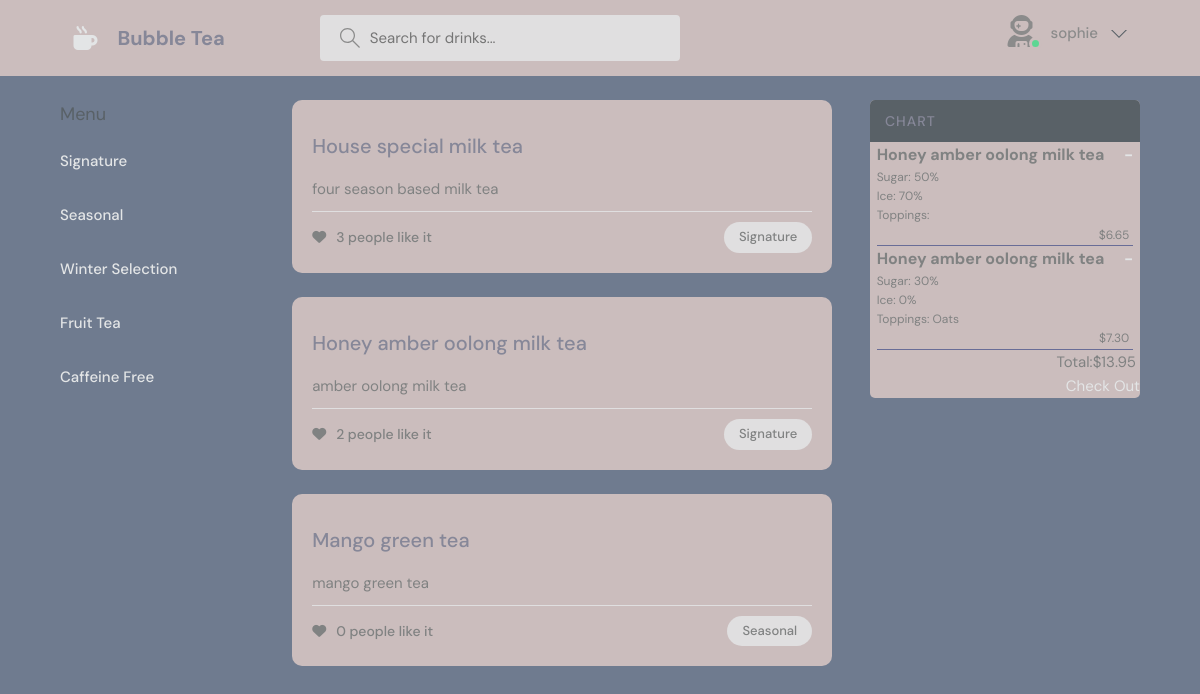
The app's page / (signed in) with its own data.
### base/models.py (models this page shows, shortened)
class Section(models.Model):
    name = models.CharField(max_length=300)

class Drink(models.Model):
    name = models.CharField(max_length=200)
    section = models.ForeignKey(Section,on_delete=models.SET_NULL,null = True)
    description = models.TextField(null=True,blank=True)
    price = models.FloatField(blank=False,null=True)
    like = models.IntegerField(null=True,default=0)

class Chart(models.Model):
    user = models.ForeignKey(User,on_delete=models.CASCADE)
    drink = models.ForeignKey(Drink,on_delete=models.SET_NULL,null = True)######todo得加一个drink
    sugar = models.TextField()
    ice = models.TextField()
    toppings = models.ManyToManyField(Topping,related_name='toppings',blank=True)
    updated = models.DateTimeField(auto_now=True)
    created = models.DateTimeField(auto_now_add=True)
    price = models.FloatField(null=True)
    class Meta:
        ordering = ['-updated','-created']

class Topping(models.Model):
    name = models.CharField(max_length=300)
    price = models.FloatField(blank=False,null=True)

### base/views.py (the view)
# urls.py: path('',views.home,name='home'),
def home(request):
    q = request.GET.get('q') if request.GET.get('q') != None else ''
    drink = Drink.objects.filter(
        Q(section__name__icontains = q) |
        Q(name__icontains = q)
        )
    section = Section.objects.all()
    chart = Chart.objects.all()
    total_price = Chart.objects.all().aggregate(Sum('price'))['price__sum']
    if total_price == None:
        total_price=0
    return render(request,'base/home.html',{'section':section,'drink':drink,'chart':chart,'total_price':total_price})

### base/templates/base/home.html (shortened to what this page needs)
{% extends 'main.html' %}
{% block content %}
<main class="layout layout--3">
    <div class="container">
      {% include 'base/menu.html' %}
      <div class="roomList">
        <div style="overflow: scroll; height: 580px;">
        {% include 'base/item_info.html' %}
      </div>
      </div>
      {% include 'base/chart.html' %}
    </div>
  </main>
{% endblock content %}

### templates/navbar.html (shortened to what this page needs)
{% load static %}
<header class="header header--loggedIn">
    <div class="container">
      <a href="{% url 'home' %}" class="header__logo">
        <i class="fa-solid fa-mug-hot" style="font-size:x-large"></i>
        <h1>Bubble Tea</h1>
      </a>
      <form  action="#" class="header__search">
        <label>
          <input name='q' placeholder="Search for drinks..." />
        </label>
      </form>
      <nav class="header__menu">
        {% if request.user.is_authenticated %}
        <div class="header__user">
          <a href="#">
            <div class="avatar avatar--medium active">
              <i class="fa-solid fa-user-astronaut" style="font-size: xx-large;"></i>
            </div>
            <p>{{request.user.username}} </p>
          </a>
          <button class="dropdown-button">
            <svg version="1.1" xmlns="http://www.w3.org/2000/svg" width="32" height="32" viewBox="0 0 32 32">
              <title>chevron-down</title>
              <path d="M16 21l-13-13h-3l16 16 16-16h-3l-13 13z"></path>
            </svg>
          </button>
        </div>
        {% endif %}
      </nav>
    </div>
  </header>

### base/templates/base/menu.html
<div class="topics">
    <div class="topics__header">
      <a href="{% url 'home' %}" style="color: #596167; font-size: large;" >Menu</a>
    </div>
    <ul class="topics__list">
      {% for s in section %}
      <li>
        <a href="{% url 'home' %}?q={{s.name}}" class="active">{{s.name}}</a>
      </li>
      {% endfor %}
    </ul>
  </div>

### base/templates/base/item_info.html
{% for d in drink %}
<div class="roomListRoom">
    <div>
        <div class="roomListRoom__content">
            <a href="{% url 'topping' d.id %}">{{d.name}}</a>
            <p>{{d.description}}</p>
          </div>
        <div class="roomListRoom__meta">
            <a href="{% url 'like_Drink' d.id %}" class="roomListRoom__joined">
                <i class="fa-solid fa-heart"></i>
              {{d.like}} people like it
            </a>
            <p class="roomListRoom__topic">{{d.section.name}}</p>
          </div>
    </div>
</div>
{% endfor %}

### base/templates/base/chart.html (shortened to what this page needs)
<div class="activities">
    <div class="activities__header">
      <h2>Chart</h2>
    </div>
    <div>
      {% for c in chart %}
        <div class="chart_detail">
          <h3>{{c.drink.name}}</3> <span style="float: right;"><a href="{% url 'delete_Topping' c.id %}">-</a></span>
          <p>Sugar: {{c.sugar}}%</p>
          <p>Ice: {{c.ice}}%</p>
          <p>Toppings:
          {% for t in c.toppings.all %}
          {{t.name}}
          {% endfor %}
          </p>
          <p class ="price_line">${{c.price|floatformat:2}}</p>
          <hr style="height:1.5px;border-width:0;color:#696d97;background-color:#696d97">
        </div>
      {% endfor %}
        <p class ="price_line">Total:${{total_price|floatformat:2}}</p>
        <a href="" style="float: right;">Check Out</a>
    </div>
  </div>

### static/styles/style.css (style rules this page uses)
:root { --color-main: #e3e5e6; --color-main-light: #e1f6fb; --color-dark: #cbbdbd; --color-dark-medium: #e0dfe0; --color-dark-light: #596167; --color-light: #868798; --color-gray: #8b8b8b; --color-light-gray: #808282; --color-bg: #6f7b8f; --color-success: #5dd693; --color-error: #fc4b0b; }
* { font-family: "DM Sans", -apple-system, BlinkMacSystemFont, "Segoe UI", Roboto, Oxygen, Ubuntu, Cantarell, "Open Sans", "Helvetica Neue", sans-serif; margin: 0; padding: 0; box-sizing: border-box; text-rendering: optimizeLegibility; font-size: inherit; }
html { font-size: 56.25%; }
@media only screen and (min-width: 1200px) { html { font-size: 62.5%; } }
body { line-height: 1.6; font-weight: 400; font-size: 1.5rem; color: var(--color-light-gray); background-color: var(--color-bg); min-height: 100vh; }
a { display: inline-block; color: var(--color-main); text-decoration: none; }
.container { max-width: 120rem; width: 90%; margin: auto; }
.avatar { position: relative; display: inline-block; border-radius: 50%; border: 2px; }
.avatar::after { content: ""; display: block; position: absolute; background-color: var(--color-gray); z-index: 111; border-radius: 50%; border: 0.3rem solid var(--color-dark); }
.avatar.active::after { background-color: var(--color-success); }
.avatar.avatar--medium:after { width: 0.7rem; height: 0.7rem; bottom: 0px; right: -6px; }
.header { padding: 1.5rem; background-color: var(--color-dark); }
.header > .container { display: flex; gap: 9.5rem; }
.header__logo, .header__user { display: flex; gap: 2rem; align-items: center; }
.header__logo > h1 { font-weight: 700; font-size: 2rem; color: var(--color-light); }
.header__search > label { background-color: var(--color-dark-medium); padding: 1.3rem 1rem; display: flex; align-items: center; gap: 1rem; border-radius: 4px; }
.header__search svg { fill: var(--color-gray); width: 2rem; height: 2rem; margin-left: 1rem; }
.header__search input { width: 30rem; background: transparent; border: none; outline: none; color: var(--color-light); }
.header__menu { margin-left: auto; position: relative; }
.header__menu a { display: flex; gap: 1.5rem; align-items: center; font-weight: 500; text-decoration: none; color: var(--color-gray); }
.header__menu p { line-height: 1.2; }
.header__menu svg { width: 1.6rem; height: 1.6rem; fill: var(--color-dark-light); }
.dropdown-button { background: transparent; padding-top: 0.5em; margin-left: -0.5em; border: 0; outline: 0; cursor: pointer; }
.layout { margin-top: 2.4rem; }
.layout > .container { display: flex; justify-content: space-between; align-items: flex-start; }
.layout--3 > .container > div:first-child { flex-basis: 18%; max-width: 22.5rem; }
.layout--3 > .container > div:nth-child(2) { flex-basis: 50%; }
.layout--3 > .container > div:last-child { flex-basis: 25%; }
.topics__header { margin-bottom: 2rem; }
.topics__list { list-style: none; }
.topics__list li a { display: flex; justify-content: space-between; margin-bottom: 3rem; font-weight: 500; color: var(--color-light-gray); transition: all 0.3s ease-in-out; }
.topics__list li a.active, .topics__list li a:hover { color: var(--color-main); }
.roomListRoom { margin-bottom: 2.4rem; background-color: var(--color-dark); border-radius: 1rem; padding: 2rem; }
.roomListRoom__content { margin: 1rem 0; }
.roomListRoom__content a { font-size: 2rem; font-weight: 500; margin-bottom: 1.5rem; color: var(--color-light); transition: all 0.3s ease-in-out; }
.roomListRoom__meta { border-top: 1px solid var(--color-dark-medium); padding-top: 1rem; display: flex; align-items: center; justify-content: space-between; }
.roomListRoom__joined { color: var(--color-light-gray); display: flex; align-items: center; gap: 1rem; font-size: 1.4rem; font-weight: 500; }
.roomListRoom__topic { padding: 5px 1.5rem; background-color: var(--color-dark-medium); border-radius: 5rem; font-weight: 500; font-size: 1.3rem; }
.activities { background: var(--color-dark); border-radius: 5px; overflow: hidden; }
.activities__header h2 { background-color: var(--color-dark-light); text-transform: uppercase; font-weight: 500; padding: 1rem 1.5rem; color: var(--color-light); letter-spacing: 1px; font-size: 1.4rem; }

### base/templates/base/chart.html (style rules this page uses)
.chart_detail { padding-left: 5pt; padding-right: 5pt; }
.chart_detail h3 { font-size: 12pt; }
.chart_detail p { font-size: 9pt; font-weight:normal }
.price_line { text-align: right; padding-right: 3pt; }

### records on screen
Section: name "Signature"
Section: name "Seasonal"
Section: name "Winter Selection"
Section: name "Fruit Tea"
Section: name "Caffeine Free"
Drink: name "House special milk tea", description "four season based milk tea", like "3", section.name "Signature"
Drink: name "Honey amber oolong milk tea", description "amber oolong milk tea", like "2", section.name "Signature"
Drink: name "Mango green tea", description "mango green tea", like "0", section.name "Seasonal"
Chart: drink.name "Honey amber oolong milk tea", sugar "50", ice "70", price "6.65"
Chart: drink.name "Honey amber oolong milk tea", sugar "30", ice "0", price "7.30"
Topping: name "Oats"

### other values on screen
{{ request.user.username }} "sophie"
{{ total_price|floatformat:2 }} "13.95"
